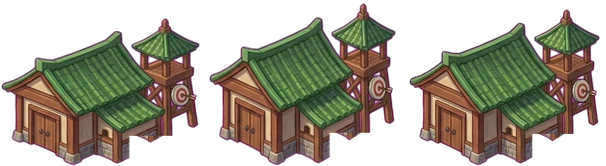
#> input picture assets/images/map/map-bld-barracks-archer-enter.webp, 606 x 166 px
$ python shorten_weapon.py ../../../assets/images/map/map-bld-barracks-archer-enter.webp ../../../assets/images/map/map-bld-barracks-archer.webp 5 1.0 1.0
#> lines starting #> are read from the running program, lines starting #| are printed output that depends on the picture; after the words box and inside, x2 and y2 are one past the last pixel; in counts of white or black regions, pixels touching at a corner belong together
### art/tools/slime/keying.py
"""제미나이 단색 배경 제거·조각 분리 공통 함수."""
import numpy as np
from PIL import Image
from scipy import ndimage


def key_out(path, key="magenta", drop_shadow=False):
#> called with key = 'magenta', drop_shadow = False
    a = np.asarray(Image.open(path).convert("RGB")).astype(np.float32)
    r, g, b = a[..., 0], a[..., 1], a[..., 2]
    if key == "magenta":
        m = np.minimum(r, b) - g
        K = np.array([252.0, 45.0, 253.0])
        alpha = np.clip((180.0 - m) / (180.0 - 60.0), 0, 1)
        # 워터마크 반짝이처럼 밝아진 마젠타(분홍빛 흰색)도 배경으로
        alpha[(r > 225) & (b > 215) & (g < 135) & (np.abs(r - b) < 30)] = 0
#> alpha: shape (166, 606) float32; min 0, max 1, mean 0.997
        if drop_shadow:   # 제미나이가 발밑에 그린 보랏빛 그림자 (게임에서 따로 그림)
            alpha[(r - g > 60) & (b - g > 60) & (np.abs(r - b) < 45) & (g < 120)] = 0
    else:  # green
        m = g - np.maximum(r, b)
        K = np.array([10.0, 245.0, 20.0])
        alpha = np.clip((170.0 - m) / (170.0 - 50.0), 0, 1)
    h, w = alpha.shape
#> h = 166; w = 606
    # 제미나이 워터마크(오른쪽 아래 반짝이)
    y0, y1, x0, x1 = int(h*.79), int(h*.93), int(w*.87), int(w*.955)
#> y0 = 131; y1 = 154; x0 = 527; x1 = 578
    wm = alpha[y0:y1, x0:x1]
    lab, n = ndimage.label(wm > .05)
#> lab: shape (23, 51) int32; every value is 1
#> n = 1
    for i in range(1, n + 1):
        ys, xs = np.where(lab == i)
        if len(ys) < 3000 and (ys.max() - ys.min()) < 70 and (xs.max() - xs.min()) < 70:
            wm[lab == i] = 0
#> wm: shape (23, 51) float32; every value is 0
    safe = np.maximum(alpha, 1e-3)[..., None]
#> alpha: shape (166, 606) float32; min 0, max 1, mean 0.986
    rgb = np.clip((a - (1 - alpha)[..., None] * K) / safe, 0, 255)
    edge = (alpha > 0) & (alpha < .98)
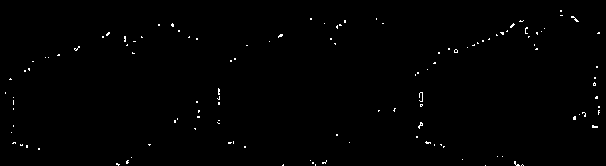
#> edge: shape (166, 606) bool; 0.6% white in thin lines or dots
    if key == "magenta":
        lim = rgb[..., 1] + 55
        for c in (0, 2):
            rgb[..., c] = np.where(edge, np.minimum(rgb[..., c], np.maximum(lim, rgb[..., c]*.8)), rgb[..., c])
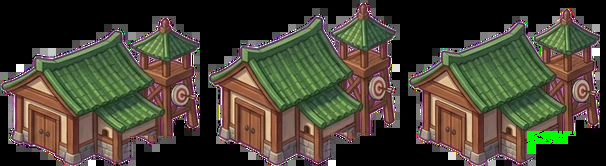
#> rgb: shape (166, 606, 3) float64; mean R, G, B 70.9, 66.2, 51.7
    else:
        lim = np.maximum(rgb[..., 0], rgb[..., 2]) + 25
        rgb[..., 1] = np.where(edge, np.minimum(rgb[..., 1], lim), rgb[..., 1])
    return Image.fromarray(np.dstack([rgb, alpha*255]).astype(np.uint8), "RGBA")


# [17 lines left out: function components, not called in this run]

### art/tools/slime/shorten_weapon.py
"""총통 같은 긴 무기의 가운데 쇠 부분을 잘라 내고 총구를 뒤로 당겨 길이를 줄인다.
python3 shorten_weapon.py <src.png> <dst.png> <몸 오른쪽 끝 x> [쇠 부분 중 잘라 낼 비율]"""
import sys
import numpy as np
from PIL import Image
from scipy import ndimage
from keying import key_out

src, dst, xb = sys.argv[1], sys.argv[2], int(sys.argv[3])
frac = float(sys.argv[4]) if len(sys.argv) > 4 else .6
abs_cut = float(sys.argv[5]) if len(sys.argv) > 5 else None
im = key_out(src)
a = np.asarray(im).astype(np.float32)
#> a: shape (166, 606, 4) float32
al = a[..., 3]
H, W = al.shape
#> H = 166; W = 606
yy, xx = np.mgrid[0:H, 0:W]
wpn = (al > 30) & (xx > xb)
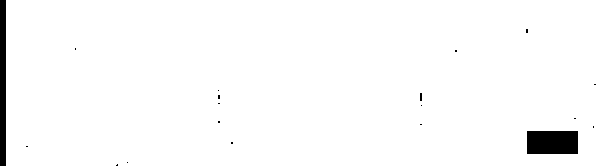
#> wpn: shape (166, 606) bool; 97.8% white; 19 black regions (17 under 20 px), largest, box (x1, y1, x2, y2) and area: (527, 131, 578, 154) 1173, (0, 0, 6, 166) 996
lab, n = ndimage.label(wpn)
#> n = 1
sizes = ndimage.sum(wpn, lab, range(1, n + 1))
#> sizes = [98363]
wpn = lab == (int(np.argmax(sizes)) + 1)
ys, xs = np.where(wpn)
# 무기 축 방향 (주성분)
P = np.c_[xs, ys].astype(np.float64)
#> P = 98363 pairs, first value 6 to 605, second value 0 to 165
c = P.mean(0)
#> c = [302.5, 81.78]
u = np.linalg.svd(P - c, full_matrices=False)[2][0]
#> u = [1, -0.00642]
if u[0] < 0:
    u = -u
t_all = (np.c_[xx.ravel(), yy.ravel()] - c) @ u
t_all = t_all.reshape(H, W)
# 회색 쇠 부분의 축 위치 범위
r, g, b = a[..., 0], a[..., 1], a[..., 2]
mx, mn = np.maximum(np.maximum(r, g), b), np.minimum(np.minimum(r, g), b)
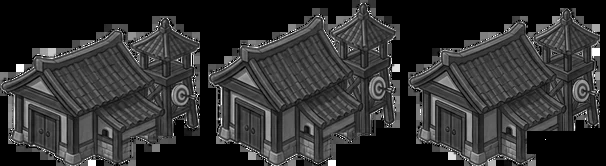
#> mn: shape (166, 606) float32; min 0, max 255, mean 49
steel = wpn & (mx - mn < 45) & (mx > 70)
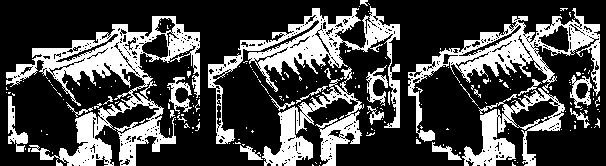
#> steel: shape (166, 606) bool; 28.6% white; 202 white regions (170 under 20 px), largest, box (x1, y1, x2, y2) and area: (6, 16, 200, 166) 8737, (208, 6, 400, 144) 5565, (408, 8, 600, 142) 5084
ts = t_all[steel]
lo, hi = np.percentile(ts, 8), np.percentile(ts, 92)
#> lo = -226.3; hi = 243.6
cut = abs_cut if abs_cut else (hi - lo) * frac
#> cut = 1
t1 = lo + max(0, (hi - lo - cut) / 2)
#> t1 = 8.13
t2 = t1 + cut
#> t2 = 9.13
# 결과: 무기 영역에서 t >= t1 인 부분은 지우고, t >= t2 였던 부분을 cut 만큼 뒤로 옮겨 붙임
out = a.copy()
region = wpn | (ndimage.binary_dilation(wpn, iterations=3) & (al > 0) & (xx > xb))
erase = region & (t_all >= t1)
#> erase: shape (166, 606) bool; 47.5% white; 1 white region, box (x1, y1, x2, y2) and area: (311, 0, 606, 166) 47735
out[erase, 3] = 0
moved = np.zeros_like(a)
keep = region & (t_all >= t2)
#> keep: shape (166, 606) bool; 47.3% white; 1 white region, box (x1, y1, x2, y2) and area: (312, 0, 606, 166) 47569
src_part = np.where(keep[..., None], a, 0)
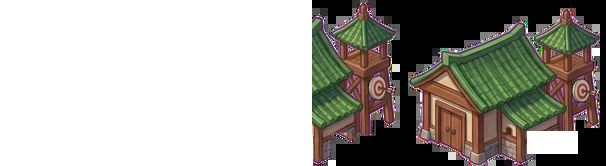
#> src_part: shape (166, 606, 4) float32; mean R, G, B, A 34.1, 31.3, 25.1, 120.3; transparent parts drawn white
shift = -u * cut
#> shift = [-1, 0.00642]
moved = ndimage.shift(src_part, (shift[1], shift[0], 0), order=1, mode="constant")
mimg = Image.fromarray(np.clip(moved, 0, 255).astype(np.uint8), "RGBA")
oimg = Image.fromarray(out.astype(np.uint8), "RGBA")
oimg.alpha_composite(mimg)
bg = Image.new("RGBA", oimg.size, (255, 0, 255, 255))
bg.alpha_composite(oimg)
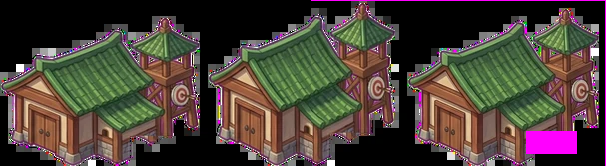
#> bg: PIL image 606x166 RGBA; mean R, G, B, A 75.2, 64.2, 56, 255
bg.convert("RGB").save(dst)
print("axis", np.round(u, 3), "steel t", round(lo), round(hi), "cut", round(cut))
#| axis [ 1.    -0.006] steel t -226 244 cut 1

$ run again, on assets/images/map/map-portrait-cave.webp
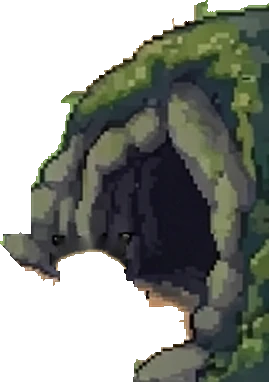
#> input picture assets/images/map/map-portrait-cave.webp, 269 x 382 px
#> in key_out, `lab, n = ndimage.label(wm > .05)`: n = 1
#> safe: shape (382, 269, 1) float32; values 0.001 (black) and 1 (white), 98.8% white; 1 black region, box (x1, y1, x2, y2) and area: (234, 301, 256, 355) 1188
#> edge: shape (382, 269) bool; every value is 0
#> wpn: shape (382, 269) bool; 96.6% white; 2 black regions, box (x1, y1, x2, y2) and area: (0, 0, 6, 382) 2292, (234, 301, 256, 355) 1188
#> sizes = [99278]
#> P = 99278 pairs, first value 6 to 268, second value 0 to 381
#> c = [135.7, 188.9]
#> `u = np.linalg.svd(P - c, full_matrices=False)[2][0]`: u = [-0.0279, 1]
#> `u = -u`: u = [0.0279, -1]
#> steel: shape (382, 269) bool; 27.4% white; 54 white regions (33 under 20 px), largest, box (x1, y1, x2, y2) and area: (6, 108, 159, 288) 8737, (166, 86, 255, 336) 8640, (64, 0, 269, 121) 3714
#> lo = -166.5; hi = 135.6
#> cut = 1
#> t1 = -15.92
#> t2 = -14.92
#> erase: shape (382, 269) bool; 52.6% white; 1 black region, box (x1, y1, x2, y2) and area: (0, 0, 269, 382) 48755
#> keep: shape (382, 269) bool; 52.3% white; 1 black region, box (x1, y1, x2, y2) and area: (0, 0, 269, 382) 49018
#> shift = [-0.0279, 1]
#> `bg.convert("RGB").save(dst)`:
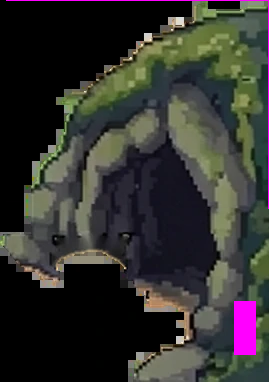
#> saved as map-portrait-cave.webp: PIL image 269x382 RGB; mean R, G, B 50.7, 49.9, 46.7
#| axis [ 0.028 -1.   ] steel t -166 136 cut 1
